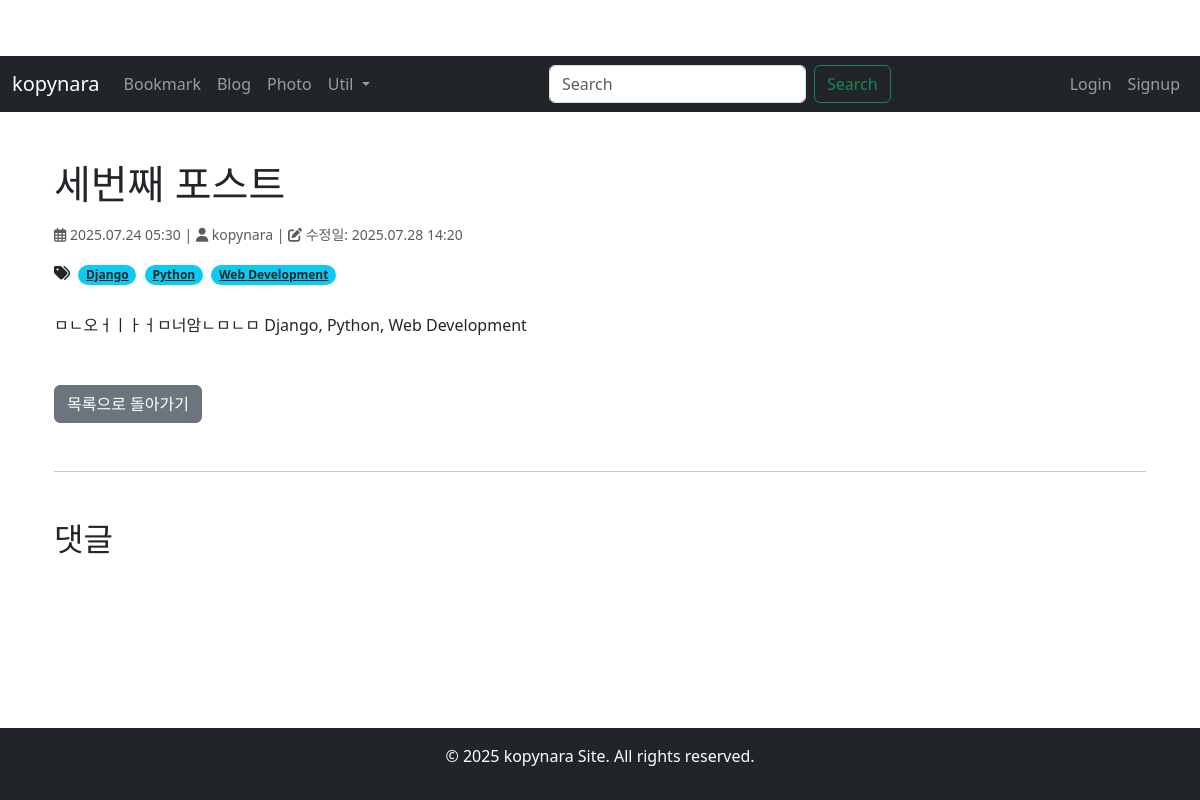
The page /blog/post/세번째-포스트/ on the database as committed earlier.
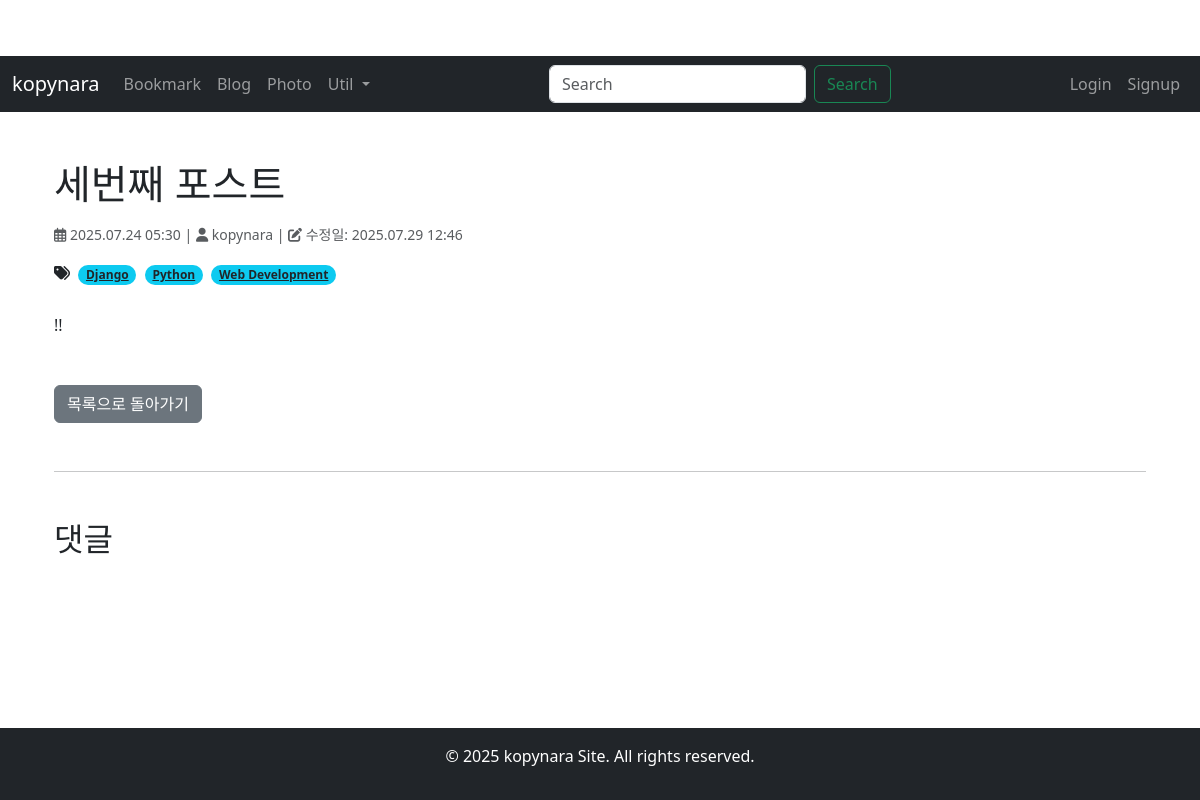
The same page on the database as committed later.
### blog/models.py (models this page shows, shortened)
class Post(models.Model):
    title = models.CharField(verbose_name='TITLE', max_length=50)
    slug = models.SlugField(verbose_name='SLUG', unique=True, allow_unicode=True, help_text='one word for title alias.')
    description = models.CharField(verbose_name='DESCRIPTION', max_length=100, blank=True, help_text='simple description text.')
    content = models.TextField(verbose_name='CONTENT')
    created_at = models.DateTimeField(verbose_name='CREATE DATE', auto_now_add=True)
    modify_dt = models.DateTimeField(verbose_name='MODIFY DATE', auto_now=True)
    author = models.ForeignKey(
        settings.AUTH_USER_MODEL,
        on_delete=models.CASCADE,
        related_name='blog_posts',
        verbose_name='AUTHOR'
    )
    tags = TaggableManager(blank=True) # 태그 필드 추가
    class Meta:
        verbose_name = 'post' # 단수 별칭
        verbose_name_plural = 'posts' # 복수 별칭
        db_table = 'my_post' # 데이터베이스 테이블 이름 지정 (기존 'blog_posts'에서 'my_post'로 변경)
        ordering = ('-created_at',) # 기본 정렬 순서 (최신 생성일 기준 내림차순으로 변경)

### templates/blog/post_detail.html (shortened to what this page needs)
{% extends 'base.html' %}
{% load static %}
{% block content %}
    <div class="container my-4">
        <h1 class="mb-3">{{ post.title }}</h1>
        <p class="text-muted small mb-3">
            <i class="far fa-calendar-alt"></i> {{ post.created_at|date:"Y.m.d H:i" }}
            {% if post.author %} | <i class="fas fa-user"></i> {{ post.author }}{% endif %}
            {% if post.modify_dt %} | <i class="fas fa-edit"></i> 수정일: {{ post.modify_dt|date:"Y.m.d H:i" }}{% endif %}
        </p>
        {% if post.tags.all %}
            <div class="tags-section mb-4">
                <i class="fas fa-tags me-1"></i>
                {% for tag in post.tags.all %}
                    <a href="{% url 'blog:post_list_by_tag' tag_slug=tag.slug %}"
                       class="badge bg-info text-dark me-1 mb-1 rounded-pill">
                        {{ tag.name }}
                    </a>
                {% endfor %}
            </div>
        {% endif %}
        <div class="post-content mb-5">
            {{ post.content|safe }}
        </div>
        <div class="d-flex justify-content-between align-items-center mb-5">
            {% if request.GET.next == 'index' %}
                <a href="{% url 'blog:index' %}" class="btn btn-secondary">목록으로 돌아가기</a>
            {% elif request.GET.next == 'archive' %}
                <a href="{% url 'blog:post_archive' %}" class="btn btn-secondary">목록으로 돌아가기</a>
            {% else %}
                <a href="{% url 'blog:post_archive' %}" class="btn btn-secondary">목록으로 돌아가기</a>
            {% endif %}
        </div>
        <hr class="my-5">
        <h2 class="mb-4">댓글</h2>
    </div>
{% endblock content %}

Rows that differ between the two databases and show on the page:
changed Post "세번째 포스트": modify_dt "2025.07.28 14:20" → "2025.07.29 12:46"; content "ㅁㄴ오ㅓㅣㅏㅓㅁ너암ㄴㅁㄴㅁ Django, Python, Web Development" → "!!"
